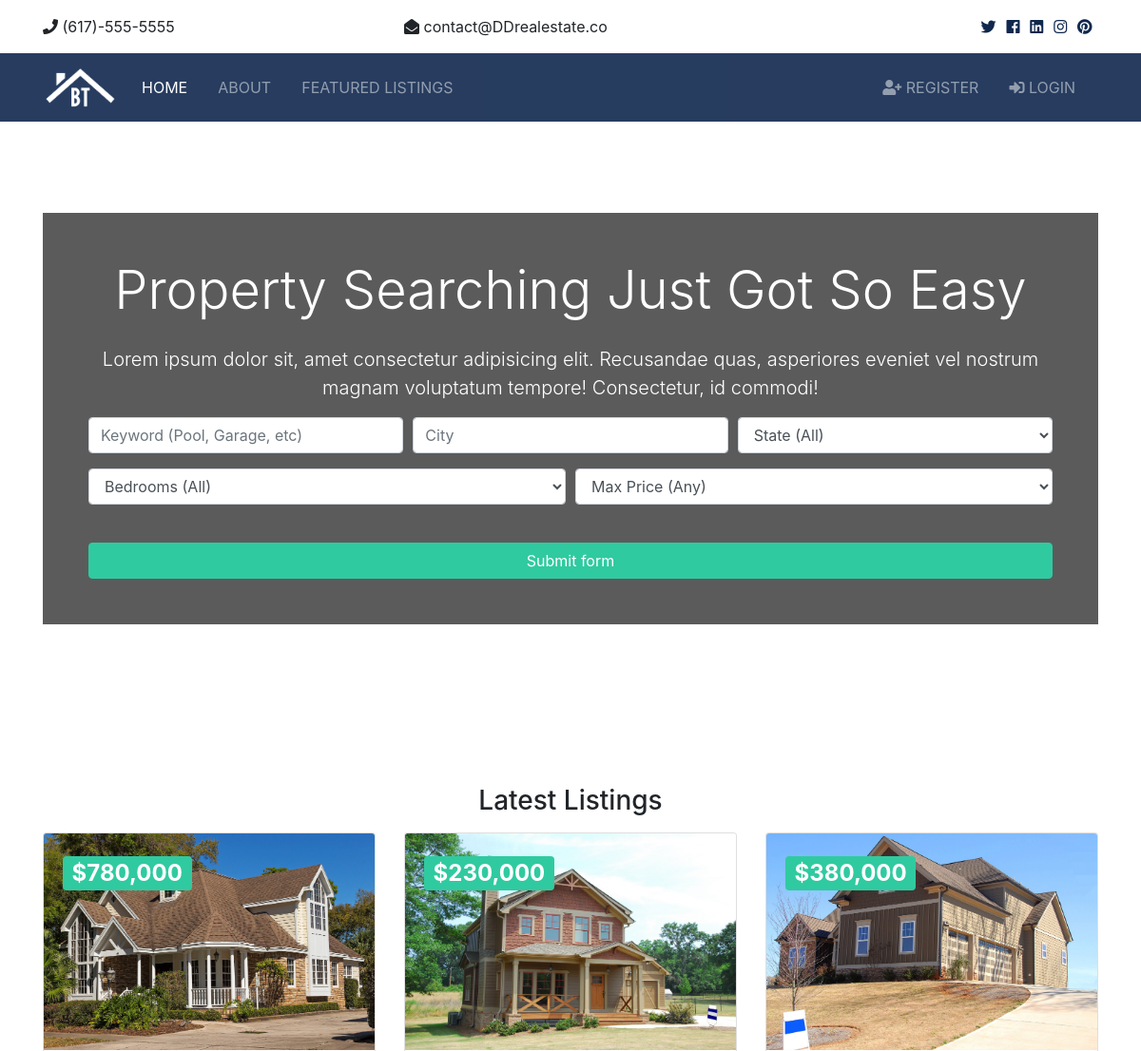
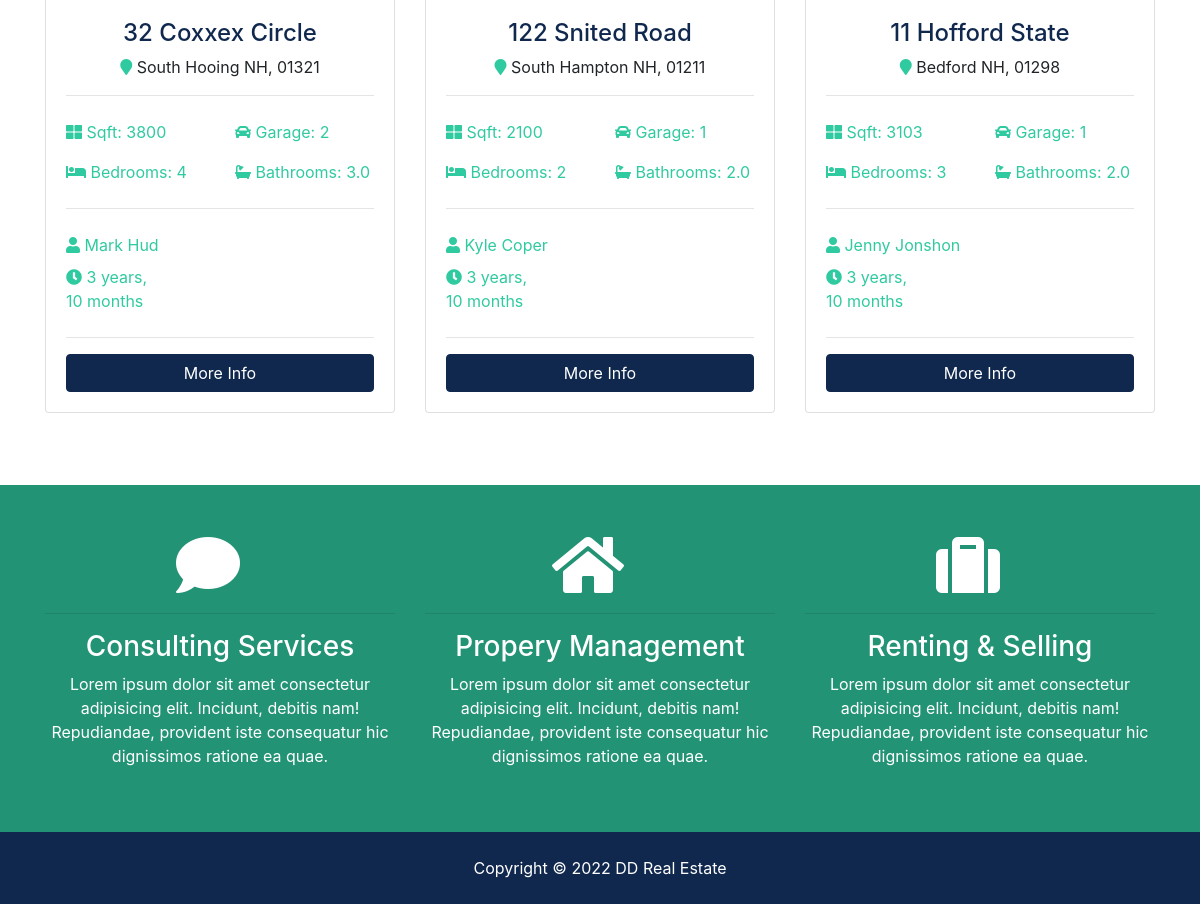
The page / on the database its author committed (2 pictures, top to bottom).
### listings/models.py (models this page shows, shortened)
class Listing(models.Model):
    realtor=models.ForeignKey(Realtor,on_delete=models.DO_NOTHING)
    title=models.CharField(max_length=200)
    address=models.CharField(max_length=200)
    city=models.CharField(max_length=200)
    state=models.CharField(max_length=50)
    zipcode=models.CharField(max_length=10)
    description=models.TextField(blank=True)
    price=models.IntegerField()
    bedrooms=models.IntegerField()
    garage=models.IntegerField()
    sqft=models.IntegerField()
    bathroom=models.DecimalField(max_digits=2,decimal_places=1)
    lot_size=models.DecimalField(max_digits=5,decimal_places=1)
    photo_main=models.ImageField(upload_to='photos/%Y/%m/%d/')
    photo_1=models.ImageField(upload_to='photos/%Y/%m/%d',blank=True)
    photo_2=models.ImageField(upload_to='photos/%Y/%m/%d',blank=True)
    photo_3=models.ImageField(upload_to='photos/%Y/%m/%d',blank=True)
    photo_4=models.ImageField(upload_to='photos/%Y/%m/%d',blank=True)
    photo_5=models.ImageField(upload_to='photos/%Y/%m/%d',blank=True)
    photo_6=models.ImageField(upload_to='photos/%Y/%m/%d',blank=True)
    is_published=models.BooleanField(default=True)
    list_date=models.DateTimeField(default=datetime.now,blank=True)

### realtors/models.py (models this page shows)
class Realtor(models.Model):
    name=models.CharField(max_length=200)
    photo=models.ImageField(upload_to='photos/%Y/%m/%d/')
    description=models.TextField(blank=True)
    phone=models.CharField(max_length=15)
    email=models.CharField(max_length=20)
    is_mvp=models.BooleanField(default=False)
    hire_date=models.DateTimeField(default=datetime.now,blank=True)
    def __str__(self):
        return self.name

### DDstate/views.py (the view)
# urls.py: url(r'^$',views.About,name='about'),
def About(request):
    list_name = Listing.objects.order_by('-list_date').filter(is_published=True)[:3]
    state_name=state_choices.items
    bedroom=bedroom_choices.items
    price=price_choices.items
    context={'listing':list_name,'st':state_name,'bedroom':bedroom,'price':price}
    return render(request,'DDstate/about.html',context)

### templates/DDstate/about.html (shortened to what this page needs)
{% extends 'base.html' %}
{% load humanize %}
{% block content %}
<section id="showcase">
  <div class="container text-center">
    <div class="home-search p-5">
      <div class="overlay p-5">
        <h1 class="display-4 mb-4">
          Property Searching Just Got So Easy
        </h1>
        <p class="lead">Lorem ipsum dolor sit, amet consectetur adipisicing elit. Recusandae quas, asperiores eveniet vel nostrum magnam
          voluptatum tempore! Consectetur, id commodi!</p>
        <div class="search">
          <form action="{% url 'search' %}">
            <div class="form-row">
              <div class="col-md-4 mb-3">
                <input type="text" name="keywords" class="form-control" placeholder="Keyword (Pool, Garage, etc)">
              </div>
              <div class="col-md-4 mb-3">
                <input type="text" name="city" class="form-control" placeholder="City">
              </div>
              <div class="col-md-4 mb-3">
                <select name="state" class="form-control">
                  <option selected="true" disabled="disabled">State (All)</option>
                </select>
              </div>
            </div>
            <div class="form-row">
              <div class="col-md-6 mb-3">
                <select name="bedrooms" class="form-control">
                  <option selected="true" disabled="disabled">Bedrooms (All)</option>
                </select>
              </div>
              <div class="col-md-6 mb-3">
                <select name="price" class="form-control" id="type">
                  <option selected="true" disabled="disabled">Max Price (Any)</option>
                </select>
              </div>
            </div>
            <button class="btn btn-secondary btn-block mt-4" type="submit">Submit form</button>
          </form>
        </div>
      </div>
    </div>
  </div>
</section>
<section id="listings" class="py-5">
  <div class="container">
    <h3 class="text-center mb-3">Latest Listings</h3>
    <div class="row">
      {% for list in listing %}
      <div class="col-md-6 col-lg-4 mb-4">
        <div class="card listing-preview">
          <img class="card-img-top" src="{{list.photo_main.url}}" alt="">
          <div class="card-img-overlay">
            <h2>
              <span class="badge badge-secondary text-white">${{list.price|intcomma}}</span>
            </h2>
          </div>
          <div class="card-body">
            <div class="listing-heading text-center">
              <h4 class="text-primary">{{list.title}}</h4>
              <p>
                <i class="fas fa-map-marker text-secondary"></i> {{list.city}} {{list.state}}, {{list.zipcode}}</p>
            </div>
            <hr>
            <div class="row py-2 text-secondary">
              <div class="col-6">
                <i class="fas fa-th-large"></i> Sqft: {{list.sqft}}</div>
              <div class="col-6">
                <i class="fas fa-car"></i> Garage: {{list.garage}}</div>
            </div>
            <div class="row py-2 text-secondary">
              <div class="col-6">
                <i class="fas fa-bed"></i> Bedrooms: {{list.bedrooms}}</div>
              <div class="col-6">
                <i class="fas fa-bath"></i> Bathrooms: {{list.bathroom}}</div>
            </div>
            <hr>
            <div class="row py-2 text-secondary">
              <div class="col-6">
                <i class="fas fa-user"></i> {{list.realtor}}</div>
            </div>
            <div class="row text-secondary pb-2">
              <div class="col-6">
                <i class="fas fa-clock"></i> {{list.list_date|timesince}}</div>
            </div>
            <hr>
            <a href="{% url 'listing' list.id %}" class="btn btn-primary btn-block">More Info</a>
          </div>
        </div>
      </div>
      {% endfor %}
    </div>
  </div>
</section>
<section id="services" class="py-5 bg-secondary text-white">
  <div class="container">
    <div class="row text-center">
      <div class="col-md-4">
        <i class="fas fa-comment fa-4x mr-4"></i>
        <hr>
        <h3>Consulting Services</h3>
        <p>Lorem ipsum dolor sit amet consectetur adipisicing elit. Incidunt, debitis nam! Repudiandae, provident iste consequatur
          hic dignissimos ratione ea quae.</p>
      </div>
      <div class="col-md-4">
        <i class="fas fa-home fa-4x mr-4"></i>
        <hr>
        <h3>Propery Management</h3>
        <p>Lorem ipsum dolor sit amet consectetur adipisicing elit. Incidunt, debitis nam! Repudiandae, provident iste consequatur
          hic dignissimos ratione ea quae.</p>
      </div>
      <div class="col-md-4">
        <i class="fas fa-suitcase fa-4x mr-4"></i>
        <hr>
        <h3>Renting & Selling</h3>
        <p>Lorem ipsum dolor sit amet consectetur adipisicing elit. Incidunt, debitis nam! Repudiandae, provident iste consequatur
          hic dignissimos ratione ea quae.</p>
      </div>
    </div>
  </div>
</section>
{% endblock %}

### templates/base.html (shortened to what this page needs)
{% load static %}
<!DOCTYPE html>
<html lang="en" dir="ltr">
  <head>
    <link rel="stylesheet" href="{% static 'css/all.css' %}">
    <link rel="stylesheet" href="{% static 'css/bootstrap.css' %}">
    <link rel="stylesheet" href="{% static 'css/style.css' %}">
    <link rel="stylesheet" href="{% static 'css/lightbox.min.css' %}">
  </head>
  <body>
  {% include 'partials/_topbar.html' %}
  {% include 'partials/_navbar.html' %}
    {% block content %}
    {% endblock %}
  {% include 'partials/_footer.html' %}
  </body>
</html>

### templates/partials/_topbar.html (shortened to what this page needs)
  <section id="top-bar" class="p-3">
    <div class="container">
      <div class="row">
        <div class="col-md-4">
          <i class="fas fa-phone"></i> (617)-555-5555
        </div>
        <div class="col-md-4">
          <i class="fas fa-envelope-open"></i> contact@DDrealestate.co
        </div>
        <div class="col-md-4">
          <div class="social text-right">
            <a href="#">
              <i class="fab fa-twitter"></i>
            </a>
            <a href="#">
              <i class="fab fa-facebook"></i>
            </a>
            <a href="#">
              <i class="fab fa-linkedin"></i>
            </a>
            <a href="#">
              <i class="fab fa-instagram"></i>
            </a>
            <a href="#">
              <i class="fab fa-pinterest"></i>
            </a>
          </div>
        </div>
      </div>
    </div>
  </section>

### templates/partials/_navbar.html (shortened to what this page needs)
{% load static %}
<nav class="navbar navbar-expand-lg navbar-dark bg-primary sticky-top">
  <div class="container">
    <a class="navbar-brand" href="{% url 'about' %}">
      <img src="{% static 'img/logo.png' %}" class="logo" alt="">
    </a>
    <div class="collapse navbar-collapse" id="navbarNavAltMarkup">
      <ul class="navbar-nav">
        <li
          {% if '/' == request.path %}
            class="nav-item active mr-3"
          {% else %}
            class="nav-item mr-3"
          {% endif %}
          >
          <a class="nav-link" href="{% url 'about' %}">Home</a>
        </li>
        <li
          {% if 'index' in request.path %}
            class="nav-item active mr-3"
          {% else %}
            class="nav-item mr-3"
          {% endif %}
          >
          <a class="nav-link" href="{% url 'index' %}">About</a>
        </li>
        <li
          {% if 'listing' in request.path %}
            class="nav-item active mr-3"
          {% else %}
            class="nav-item mr-3"
          {% endif %}
          >
          <a class="nav-link" href="{% url 'listings' %}">Featured Listings</a>
        </li>
      </ul>
      <ul class="navbar-nav ml-auto">
        {% if user.is_authenticated %}
          <li {% if 'dash' in request.path %}
              class="nav-item active mr-3"
            {% else %}
              class="nav-item mr-3"
            {% endif %}>
            <a class="nav-link" href="{% url 'dashboard' %}">
              Welcome {{ user.username }} (Dashboard)</a>
          </li>
          <li class="nav-item mr-3">
            <a class="nav-link" href="javascript:{document.getElementById('logout').submit()}">
              <i class="fas fa-sign-out-alt"></i> Logout</a>
              <form id="logout" action="{% url 'logout' %}" method="post">
                {% csrf_token %}
                <input type="hidden">
              </form>
        {% else %}
          <li class="nav-item mr-3">
            <a class="nav-link" href="{% url 'register' %}">
              <i class="fas fa-user-plus"></i> Register</a>
          </li>
          <li class="nav-item mr-3">
            <a class="nav-link" href="{% url 'login' %}">
              <i class="fas fa-sign-in-alt"></i>
              Login</a>
          </li>
        {% endif %}
      </ul>
    </div>
  </div>
</nav>

### templates/partials/_footer.html
{% load static %}
<footer id="main-footer" class="py-4 bg-primary text-white text-center">
  Copyright &copy;
  <span class="year"></span> DD Real Estate
</footer>

### RSTATE/static/css/all.css (style rules this page uses)
.fa, .fas, .far, .fal, .fab { -moz-osx-font-smoothing: grayscale; -webkit-font-smoothing: antialiased; display: inline-block; font-style: normal; font-variant: normal; text-rendering: auto; line-height: 1; }
.fa-4x { font-size: 4em; }
.fa-bath:before { content: "\f2cd"; }
.fa-bed:before { content: "\f236"; }
.fa-car:before { content: "\f1b9"; }
.fa-clock:before { content: "\f017"; }
.fa-comment:before { content: "\f075"; }
.fa-envelope-open:before { content: "\f2b6"; }
.fa-facebook:before { content: "\f09a"; }
.fa-home:before { content: "\f015"; }
.fa-instagram:before { content: "\f16d"; }
.fa-linkedin:before { content: "\f08c"; }
.fa-map-marker:before { content: "\f041"; }
.fa-phone:before { content: "\f095"; }
.fa-pinterest:before { content: "\f0d2"; }
.fa-sign-in-alt:before { content: "\f2f6"; }
.fa-suitcase:before { content: "\f0f2"; }
.fa-th-large:before { content: "\f009"; }
.fa-twitter:before { content: "\f099"; }
.fa-user:before { content: "\f007"; }
.fa-user-plus:before { content: "\f234"; }
.fab { font-family: 'Font Awesome 5 Brands'; }
.fa, .fas { font-family: 'Font Awesome 5 Free'; font-weight: 900; }

### RSTATE/static/css/style.css (style rules this page uses)
.btn-secondary { color: #fff !important; }
img { width: 100%; }
.logo { width: 80px; }
.navbar { opacity: 0.9; text-transform: uppercase; }
.social a { margin-right: 0.4rem; }
#showcase { background: url(../img/showcase.jpg) no-repeat top center fixed/cover; position: relative; min-height: 650px; color: #fff; padding-top: 6rem; }
#showcase .home-search { min-height: 400px; position: relative; border-radius: 5px; }
#showcase .overlay { content: ''; position: absolute; top: 0; left: 0; min-height: 400px; width: 100%; background: rgba(51, 51, 51, 0.8); }
#services { background: url(../img/building.jpg) no-repeat top center fixed/cover; min-height: 300px; position: relative; overflow: hidden; }
#services::before { content: ''; position: absolute; top: 0; left: 0; min-height: 100%; width: 100%; background: rgba(32, 134, 107, 0.8); }
.listing-preview a { position: relative; }

### rows shown on the page
Listing: photo_main (picture), price "780,000", title "32 Coxxex Circle", city "South Hooing", state "NH", zipcode "01321", sqft "3800", garage "2", bedrooms "4", bathroom "3.0", realtor "Mark Hud", list_date "3 years, 10 months"
Listing: photo_main (picture), price "230,000", title "122 Snited Road", city "South Hampton", state "NH", zipcode "01211", sqft "2100", garage "1", bedrooms "2", bathroom "2.0", realtor "Kyle Coper", list_date "3 years, 10 months"
Listing: photo_main (picture), price "380,000", title "11 Hofford State", city "Bedford", state "NH", zipcode "01298", sqft "3103", garage "1", bedrooms "3", bathroom "2.0", realtor "Jenny Jonshon", list_date "3 years, 10 months"
